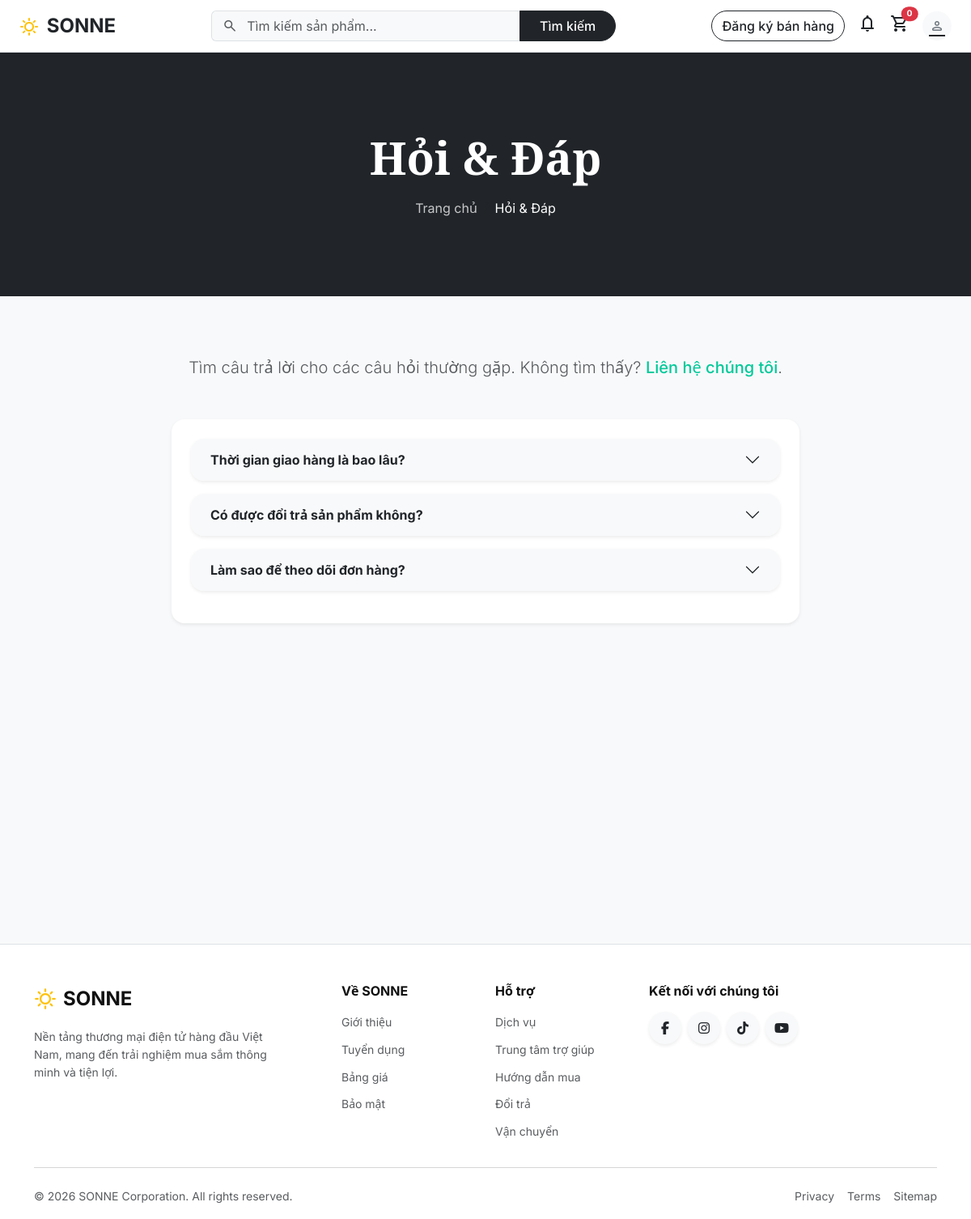
Page /faq on the committed database.
### tables this page shows
CREATE TABLE faqs (
    id INT UNSIGNED AUTO_INCREMENT PRIMARY KEY,
    question VARCHAR(255) NOT NULL,
    answer TEXT NOT NULL,
    sort_order INT NOT NULL DEFAULT 0,
    created_at DATETIME NOT NULL DEFAULT CURRENT_TIMESTAMP,
    updated_at DATETIME NOT NULL DEFAULT CURRENT_TIMESTAMP ON UPDATE CURRENT_TIMESTAMP
);

### controllers/FaqController.php (called while the page is built, shortened)
<?php
class FaqController extends Controller {
    public function index(array $p): void {
        $faqs = FaqModel::allOrdered();
        $this->render('faq/index', compact('faqs') + ['title' => 'Hỏi & Đáp – ' . APP_NAME], 'main');
    }
}

### index.php (called while the page is built, shortened)
<?php
require_once __DIR__ . '/config/db.php';
require_once __DIR__ . '/core/Router.php';
require_once __DIR__ . '/core/helpers.php';
spl_autoload_register(function (string $class): void {
    $paths = [
        __DIR__ . '/models/' . $class . '.php',
        __DIR__ . '/controllers/' . $class . '.php',
        __DIR__ . '/controllers/admin/' . $class . '.php',
    ];
    foreach ($paths as $path) {
        if (file_exists($path)) {
            return;
        }
    }
});
$router = new Router();
$router->get('/',                    'HomeController@index');
$router->get('/about',               'HomeController@about');
$router->get('/services',            'HomeController@services');
$router->get('/pricing',             'HomeController@pricing');
$router->get('/seller',              'HomeController@seller');
$router->get('/contact',             'ContactController@index');
$router->post('/contact',            'ContactController@submit');
$router->get('/faq',                 'FaqController@index');
$router->get('/login',               'AuthController@loginForm');
$router->post('/login',              'AuthController@login');
$router->get('/register',            'AuthController@registerForm');
$router->post('/register',           'AuthController@register');
$router->get('/logout',              'AuthController@logout');
$router->get('/products',            'ProductController@index');
$router->get('/product/{slug}',      'ProductController@detail');
$router->get('/search',              'ProductController@search');
$router->get('/search/suggest',      'ProductController@suggest');
$router->get('/category/{slug}',     'ProductController@category');
$router->get('/cart',                'CartController@index');
$router->post('/cart/add',           'CartController@add');
$router->post('/cart/update',        'CartController@update');
$router->post('/cart/remove',        'CartController@remove');
$router->post('/cart/clear',         'CartController@clear');
$router->post('/cart/sync',          'CartController@sync');
$router->get('/cart/count',          'CartController@count');
$router->get('/checkout',            'OrderController@checkoutForm');
$router->post('/checkout',           'OrderController@placeOrder');
$router->get('/order/success/{id}',  'OrderController@success');
$router->get('/orders',              'OrderController@myOrders');
$router->get('/profile',             'UserController@profile');
$router->post('/profile/update',     'UserController@updateProfile');
$router->post('/profile/password',   'UserController@changePassword');
$router->post('/profile/avatar',     'UserController@uploadAvatar');
$router->get('/news',                'NewsController@index');
$router->get('/news/{slug}',         'NewsController@detail');
$router->post('/news/{id}/comment',  'NewsController@postComment');
$router->post('/review',             'ReviewController@submit');
$router->get('/admin',               'AdminDashboardController@index');
$router->get('/admin/dashboard',     'AdminDashboardController@index');
$router->get('/admin/login',         'AdminAuthController@loginForm');
$router->post('/admin/login',        'AdminAuthController@login');
$router->get('/admin/logout',        'AdminAuthController@logout');
$router->get('/admin/users',         'AdminUserController@index');
$router->get('/admin/users/edit/{id}', 'AdminUserController@edit');
$router->post('/admin/users/update/{id}', 'AdminUserController@update');
$router->post('/admin/users/toggle-lock/{id}', 'AdminUserController@toggleLock');
$router->post('/admin/users/delete/{id}',  'AdminUserController@delete');
$router->post('/admin/users/reset-password/{id}', 'AdminUserController@resetPassword');
$router->get('/admin/products',       'AdminProductController@index');
$router->get('/admin/products/create','AdminProductController@create');
$router->post('/admin/products/store','AdminProductController@store');
$router->get('/admin/products/edit/{id}', 'AdminProductController@edit');
$router->post('/admin/products/update/{id}', 'AdminProductController@update');
$router->post('/admin/products/delete/{id}', 'AdminProductController@delete');
$router->get('/admin/orders',         'AdminOrderController@index');
$router->get('/admin/orders/{id}',    'AdminOrderController@detail');
$router->post('/admin/orders/status/{id}', 'AdminOrderController@updateStatus');
$router->get('/admin/carts',          'AdminCartController@index');
$router->get('/admin/carts/{id}',     'AdminCartController@detail');
$router->post('/admin/carts/status/{id}', 'AdminCartController@updateStatus');
$router->get('/admin/news',           'AdminNewsController@index');
$router->get('/admin/news/create',    'AdminNewsController@create');
$router->post('/admin/news/store',    'AdminNewsController@store');
$router->get('/admin/news/edit/{id}', 'AdminNewsController@edit');
$router->post('/admin/news/update/{id}', 'AdminNewsController@update');
$router->post('/admin/news/delete/{id}', 'AdminNewsController@delete');
$router->get('/admin/news-comments',           'AdminNewsCommentController@index');
$router->post('/admin/news-comments/delete/{id}', 'AdminNewsCommentController@delete');
$router->get('/admin/contacts',       'AdminContactController@index');
$router->get('/admin/contacts/{id}',  'AdminContactController@view');
$router->post('/admin/contacts/status/{id}', 'AdminContactController@updateStatus');
$router->post('/admin/contacts/delete/{id}', 'AdminContactController@delete');
$router->get('/admin/reviews',         'AdminReviewController@index');
$router->post('/admin/reviews/delete/{id}', 'AdminReviewController@delete');
$router->get('/admin/faq',             'AdminFaqController@index');
$router->get('/admin/faq/create',      'AdminFaqController@create');
$router->post('/admin/faq/store',      'AdminFaqController@store');
$router->get('/admin/faq/edit/{id}',   'AdminFaqController@edit');
$router->post('/admin/faq/update/{id}','AdminFaqController@update');
$router->post('/admin/faq/delete/{id}','AdminFaqController@delete');
$router->get('/admin/pages',           'AdminPageController@index');
$router->post('/admin/pages/update',   'AdminPageController@update');
$router->get('/admin/categories',       'AdminCategoryController@index');
$router->post('/admin/categories/store','AdminCategoryController@store');
$router->post('/admin/categories/update/{id}','AdminCategoryController@update');
$router->post('/admin/categories/delete/{id}','AdminCategoryController@delete');
$router->dispatch();

### core/helpers.php (called while the page is built, shortened)
<?php
function e(mixed $value): string {
    return htmlspecialchars((string) $value, ENT_QUOTES, 'UTF-8');
}
function url(string $path = ''): string {
    return BASE_URL . '/' . ltrim($path, '/');
}

### config/db.php (called while the page is built, shortened)
<?php
class DB {
    private static ?PDO $instance = null;
    private static string $host     = '127.0.0.1';
    private static string $dbname   = 'sonne_db';
    private static string $user     = 'root';
    private static string $password = '';
    private static string $charset  = 'utf8mb4';
    public static function getInstance(): PDO {
        if (self::$instance === null) {
            $dsn = "mysql:host=" . self::$host
                 . ";dbname=" . self::$dbname
                 . ";charset=" . self::$charset;
            try {
                self::$instance = new PDO($dsn, self::$user, self::$password, [
                    PDO::ATTR_ERRMODE            => PDO::ERRMODE_EXCEPTION,
                    PDO::ATTR_DEFAULT_FETCH_MODE => PDO::FETCH_ASSOC,
                    PDO::ATTR_EMULATE_PREPARES   => false,
                ]);
            } catch (PDOException $e) {
                error_log('[DB] Connection failed: ' . $e->getMessage());
                http_response_code(500);
                exit('Service temporarily unavailable. Please try again later.');
            }
        }
        return self::$instance;
    }
    public static function fetchAll(string $sql, array $params = []): array {
        $stmt = self::getInstance()->prepare($sql);
        $stmt->execute($params);
        return $stmt->fetchAll();
    }
}

### models/FaqModel.php (called while the page is built, shortened)
<?php
class FaqModel extends Model {
    public static function allOrdered(): array {
        return DB::fetchAll("SELECT * FROM faqs ORDER BY sort_order, id");
    }
}

### views/faq/index.php (the view, shortened to what this page needs)
<section class="py-5 bg-dark text-white text-center position-relative background-cover" style="background-color: var(--primary);">
    <div class="container position-relative z-1 py-4 py-lg-5">
        <h1 class="display-4 fw-bold font-playfair mb-3">Hỏi &amp; Đáp</h1>
        <nav aria-label="breadcrumb">
            <ol class="breadcrumb justify-content-center mb-0">
                <li class="breadcrumb-item"><a href="<?= url() ?>" class="text-white text-decoration-none opacity-75 hover-opacity-100">Trang chủ</a></li>
                <li class="breadcrumb-item active text-white" aria-current="page">Hỏi &amp; Đáp</li>
            </ol>
        </nav>
    </div>
</section>
<section class="py-5 py-lg-5 bg-light min-vh-100">
    <div class="container py-lg-4" style="max-width: 800px;">
        <div class="text-center mb-5">
            <p class="lead text-muted">Tìm câu trả lời cho các câu hỏi thường gặp. Không tìm thấy? <a href="<?= url('contact') ?>" class="text-primary fw-medium text-decoration-none hover-opacity-75">Liên hệ chúng tôi</a>.</p>
        </div>
        <div class="accordion bg-white rounded-4 shadow-sm overflow-hidden p-3 p-md-4" id="faqAccordion">
            <?php foreach ($faqs as $i => $faq): ?>
            <div class="accordion-item border-0 mb-3 rounded-4 overflow-hidden shadow-sm">
                <h2 class="accordion-header" id="heading-<?= $i ?>">
                    <button class="accordion-button collapsed fw-bold py-3 px-4 bg-light text-dark shadow-none" type="button" data-bs-toggle="collapse" data-bs-target="#collapse-<?= $i ?>" aria-expanded="false" aria-controls="collapse-<?= $i ?>">
                        <?= e($faq['question']) ?>
                    </button>
                </h2>
            </div>
            <?php endforeach; ?>
        </div>
    </div>
</section>

### core/Router.php (shortened to what this page needs)
<?php
class Router {
    private array $routes = [];
    private function add(string $method, string $path, string $handler): void {
        $this->routes[] = compact('method', 'pattern', 'handler');
    }
    public function dispatch(): void {
        $method = $_SERVER['REQUEST_METHOD'] ?? 'GET';
        $uri = parse_url($_SERVER['REQUEST_URI'] ?? '/', PHP_URL_PATH);
        $base = str_replace('\\', '/', dirname($_SERVER['SCRIPT_NAME'] ?? '/'));
        $base = $base === '/' ? '' : rtrim($base, '/');
        if (str_starts_with($uri, $base)) {
            $uri = substr($uri, strlen($base));
        }
        $uri = '/' . ltrim($uri, '/');
        if ($uri !== '/' ) $uri = rtrim($uri, '/');
        foreach ($this->routes as $route) {
            if ($route['method'] !== $method) continue;
            if (!preg_match($route['pattern'], $uri, $matches)) continue;
            $params = array_filter($matches, 'is_string', ARRAY_FILTER_USE_KEY);
            [$class, $action] = explode('@', $route['handler']);
            $controller = new $class();
            $controller->$action($params);
            return;
        }
    }
}

### frontend/style.css (style rules this page uses)
:root { --primary: #7BFFD5; --primary-dim: #c5fff0; --primary-dark: #00c99a; --text: #111111; --text-sub: #555555; --transition: .22s cubic-bezier(.4, 0, .2, 1); --bs-primary: #7BFFD5; --bs-primary-rgb: 123, 255, 213; --bs-body-color: #111111; --bs-body-font-family: 'Inter', system-ui, sans-serif; }
html { scroll-behavior: smooth; }
body { font-family: var(--bs-body-font-family); color: var(--text); line-height: 1.6; -webkit-font-smoothing: antialiased; }
.font-playfair { font-family: 'Playfair Display', serif !important; }
.hover-opacity-100 { transition: opacity var(--transition); }
.hover-opacity-75 { transition: opacity var(--transition); }
.background-cover { background-size: cover; background-position: center; }
.text-primary { color: var(--primary-dark) !important; }

### rows in the picture
faqs: question "Thời gian giao hàng là bao lâu?"
faqs: question "Có được đổi trả sản phẩm không?"
faqs: question "Làm sao để theo dõi đơn hàng?"
